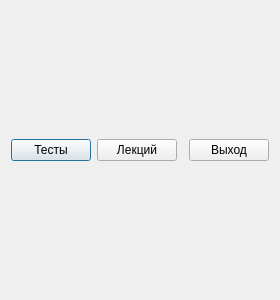
<?xml version="1.0" encoding="UTF-8"?>
<ui version="4.0">
 <class>Dialog</class>
 <widget class="QDialog" name="Dialog">
  <property name="geometry">
   <rect>
    <x>0</x>
    <y>0</y>
    <width>255</width>
    <height>300</height>
   </rect>
  </property>
  <property name="windowTitle">
   <string>QST</string>
  </property>
  <layout class="QGridLayout" name="gridLayout">
   <item row="0" column="0">
    <widget class="QPushButton" name="pushButton">
     <property name="text">
      <string>Тесты</string>
     </property>
    </widget>
   </item>
   <item row="0" column="2">
    <widget class="QDialogButtonBox" name="buttonBox">
     <property name="orientation">
      <enum>Qt::Horizontal</enum>
     </property>
     <property name="centerButtons">
      <bool>false</bool>
     </property>
    </widget>
   </item>
   <item row="0" column="1">
    <widget class="QPushButton" name="pushButton_2">
     <property name="text">
      <string>Лекций</string>
     </property>
    </widget>
   </item>
   <item row="0" column="3">
    <widget class="QPushButton" name="pushButton_3">
     <property name="text">
      <string>Выход</string>
     </property>
    </widget>
   </item>
  </layout>
 </widget>
 <resources/>
 <connections>
  <connection>
   <sender>buttonBox</sender>
   <signal>accepted()</signal>
   <receiver>Dialog</receiver>
   <slot>accept()</slot>
   <hints>
    <hint type="sourcelabel">
     <x>248</x>
     <y>254</y>
    </hint>
    <hint type="destinationlabel">
     <x>157</x>
     <y>274</y>
    </hint>
   </hints>
  </connection>
  <connection>
   <sender>buttonBox</sender>
   <signal>rejected()</signal>
   <receiver>Dialog</receiver>
   <slot>reject()</slot>
   <hints>
    <hint type="sourcelabel">
     <x>316</x>
     <y>260</y>
    </hint>
    <hint type="destinationlabel">
     <x>286</x>
     <y>274</y>
    </hint>
   </hints>
  </connection>
 </connections>
</ui>
